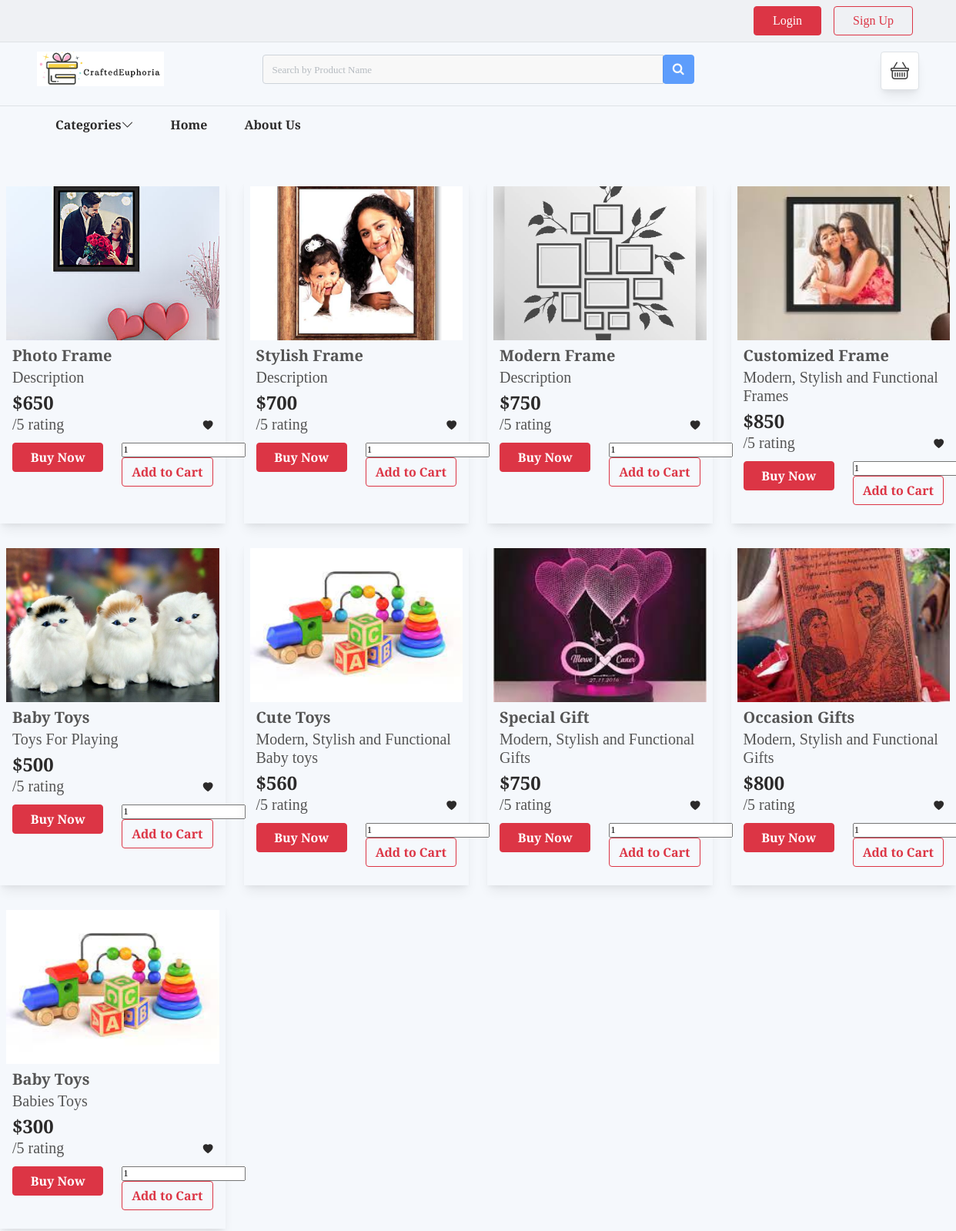
The page /search_product on the database as committed earlier.
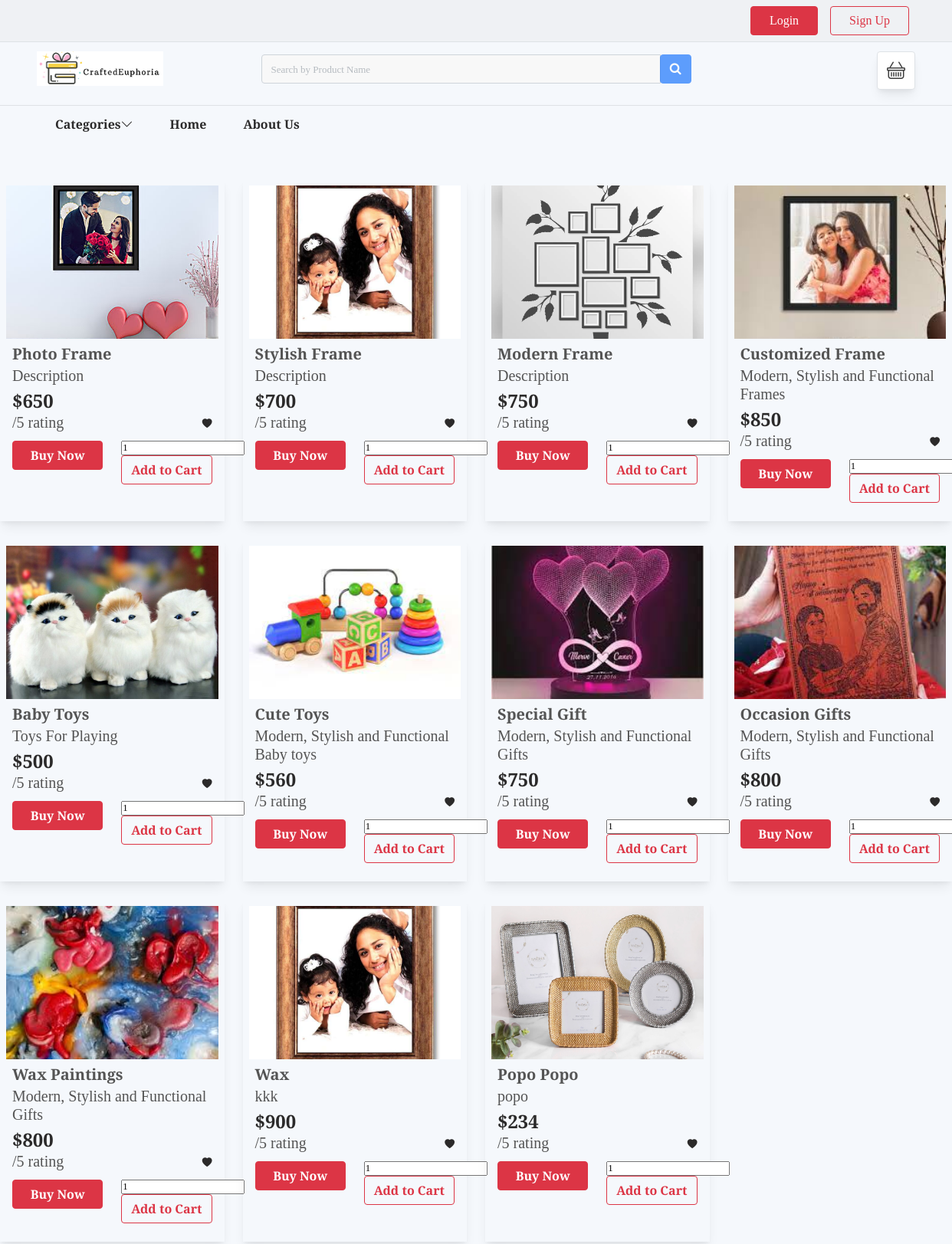
The same page on the database as committed later.
### giftapp/models/product.py (models this page shows)
class Product(models.Model):
    community = models.ForeignKey(Communityprofile, on_delete=models.SET_NULL, null=True)
    name = models.CharField(max_length=50)
    price = models.IntegerField(default=0)
    category = models.ForeignKey(Category, on_delete=models.SET_NULL, null=True)
    description = models.CharField(max_length=200, default='1')
    image = models.ImageField(upload_to='products/')

### giftapp/views.py (the view)
# urls.py: path('search_product', views.search_product, name='search_product'),
def search_product(request):
    productname = request.GET.get('productname', '')
    products = Product.objects.filter(name__icontains=productname)
    return render(request, 'product_list.html', {'products': products})

### templates/product_list.html (shortened to what this page needs)
    {% load static %}
    <!Doctype html>
        <html lang="en">
        <head>
            <link rel="stylesheet" href="{% static 'assets/css/bootstrap.min.css' %}">
            <link rel="stylesheet" href="https://cdn.jsdelivr.net/npm/bootstrap-icons@1.7.2/font/bootstrap-icons.css">
            <link rel="stylesheet" type="text/css" href="{% static 'assets/css/style.css' %}"/>
            <link rel="stylesheet" href="https://cdnjs.cloudflare.com/ajax/libs/font-awesome/4.7.0/css/font-awesome.min.css">
        </head>
        <body>
            <header class="container-fluid bg-white">
                <div class="header-top bg-gray  border-bottom">
                    <div class="container">
                        <div class="row">
                            <div class="col-md-8">
                            </div>
                            <div class="col-md-4 d-flex align-items-end">
                                <ul class="ms-auto d-inline-flex">
                                    {% if user.is_authenticated %}
                                    <li class="p-2"><a target="_blank" href="{% url 'loggout' %}"><button class="btn px-4 btn-danger">Logout</button></a></li>
                                    <li class="p-2"><a target="_blank" href="{% url 'userprofile' %}"><button class="btn px-4 btn-danger">User Profile</button></a></li>
                                    <li class="p-2"><a target="_blank" href="{% url 'order_history' %}"><button class="btn px-4 btn-danger">History</button></a></li>
                                    {% else %}
                                    <li class="p-2"><a target="_blank" href="{% url 'login_page' %}"><button class="btn px-4 btn-danger">Login</button></a></li>
                                    <li class="p-2"><a target="_blank" href="{% url 'register' %}"><button class="btn px-4 btn-outline-danger">Sign Up</button></a></li>
                                    {% endif %}
                                </ul>
                            </div>
                        </div>
                    </div>
                </div>
                <header>
                    <div class="logo-container p-2">
                    <div class="container">
                        <div class="row">
                            <div class="col-md-3 col-9 pt-1 pb-2">
                                    <img class="logo" src="{% static 'assets/images/logo.png' %}" alt="logo" style="width:165px;height:45px;">
                            </div>
                            <div class="col-md-6 d-none d-md-block pt-2">
<div class="row">
    <div class="col-md-12">
        <form id="search-form" method="GET" action="{% url 'search_product' %}">
            <div class="input-group">
                <input type="text" class="form-control" name="productname" id="productname" placeholder="Search by Product Name" oninput="toggleSearchButton()">
                <div class="input-group-append">
                    <button class="btn btn-primary" id="search-button" type="submit" disabled><i class="fa fa-search"></i> </button>
                </div>
            </div>
        </form>
    </div>
</div>
                            </div>
                            <div class="col-md-3 col-3 pt-1 text-end">
                                <a href="{% url 'cart' %}">
                                    <button type="button" class="btn btn-light shadow-md border position-relative">
                                        <i class="bi fs-4 bi-basket"></i>
                                    </button>
                                </a>
                            </div>
                        </div>
                    </div>
                </div>
                    <div class="menu-bar bg-danger container-fluid border-top">
                        <div class="container">
                            <ul id="menu" class="navcol fw-bold d-none d-md-inline-flex">
                                <li class="p-21 px-4">
                                    <a class="text-white" href="">Categories<i class="bi pt-2 bi-chevron-down"></i></a>
                                </li>
                                <li class="p-21 px-4 active"><a class="text-white" href="{% url 'index' %}">Home </a></li>
                                <li class="p-21 px-4"><a class="text-white" href="{% url 'about' %}">About Us </a></li>
                            </ul>
                        </div>
                    </div>
                </header>
    </header>
    <div class="row mt-5">
        {% for product in products %}
        <div class="col-lg-3 col-md-4 mb-4">
            <div class="product-box bg-white p-2 shadow-md">
                <div class="text-center">
                    <a href="{% url 'product_details' product.id %}">
                         <img class="product-image" src="{{ product.image.url }}" alt="{{ product.name }}">
                    </a>
                </div>
                <div class="detail p-2">
                    <h4 class="mb-1 fs-5 fw-bold">{{ product.name }}</h4>
                    <h4 class="mb-1 fs-5">{{ product.description }}</h4>
                    <b class="fs-4 text-danger">${{ product.price }}</b>
                    <h5 class="mb-1">{{ product.average_rating }}/5 rating</h5>
                    <ul class="mt-0 vgth">
                        <li class="float-end gvi">
                            <i class="bi text-danger bi-heart-fill"></i>
                        </li>
                    </ul>
                    <div class="row pt-2">
                        <div class="col-md-6">
                            <a href="{% url 'product_detail' product.id %}">
                                <button class="btn mb-2 fw-bold w-100 btn-danger">Buy Now</button>
                            </a>
                        </div>
                        <div class="col-md-6">
                            <form method="post">
                                <input type="number" name="quantity" value="1" min="1">
                                <button type="submit" class="btn mb-2 fw-bold w-100 btn-outline-danger">Add to Cart</button>
                            </form>
                        </div>
                    </div>
                </div>
            </div>
        </div>
        {% endfor %}
    </div>
    </body>
    </html>

### static/assets/css/style.css (style rules this page uses)
* { margin: 0px; padding: 0px; list-style: none; }
img { max-width: 100%; }
a { text-decoration: none; outline: none; color: #444; }
ul { margin-bottom: 0; padding-left: 0; }
a:hover, a:focus, input, textarea { text-decoration: none; outline: none; }
html, body { height: 100%; font-family: "Crimson Text", serif; }
::placeholder { color: #747f8a !important; font-size: 13px; opacity: 0.5 !important; }
.container-fluid { padding: 0px; }
h1, h2, h3, h4, h5, h6 { color: #545454; }
body { background-color: #f5f8fc !important; -webkit-font-smoothing: antialiased; -moz-osx-font-smoothing: grayscale; text-rendering: optimizeLegibility; color: #2b2a2a; overflow-x: hidden; }
.btn-primary { background-color: #8119f5; border-color: #8119f5; }
.btn-light { background-color: #FFF; color: #3F3F3F; }
.form-control { background-color: #F8F8F8; margin-bottom: 20px; }
.container { max-width: 1170px; }
.shadow-md { box-shadow: 0 10px 15px -3px rgba(0, 0, 0, 0.07), 0 4px 6px -2px rgba(0, 0, 0, 0.05); }
.bg-gray { background: rgba(217, 217, 217, 0.25); }
.p-21 { padding: 0.8rem; }
.logo { max-width: 230px; width: 100%; }
.gvi { margin-top: -20px; }
.vgth li i { color: #6e6c6c; }
.detail { font-size: 0.8rem !important; }

### templates/product_list.html (style rules this page uses)
.product-box { height: 100%; }
.product-image { width: 100%; height: 200px; object-fit: cover; }

Rows that differ between the two databases and show on the page:
removed Product: image (picture), name "Baby Toys", description "Babies Toys", price "300"
added Product: image (picture), name "Wax Paintings", description "Modern, Stylish and Functional Gifts", price "800"
added Product: image (picture), name "Wax", description "kkk", price "900"
added Product: image (picture), name "Popo Popo", description "popo", price "234"
